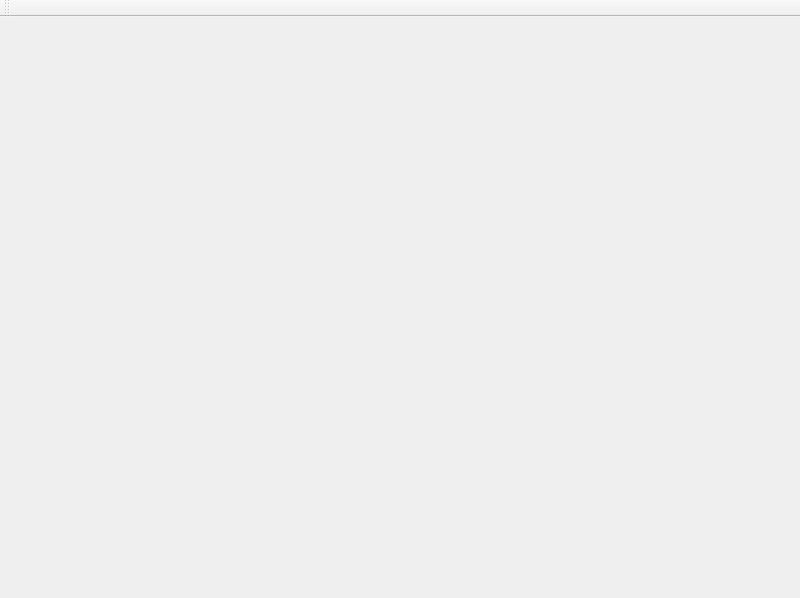
<?xml version="1.0" encoding="UTF-8"?>
<ui version="4.0">
 <class>PlotWidget</class>
 <widget class="QMainWindow" name="PlotWidget">
  <property name="geometry">
   <rect>
    <x>0</x>
    <y>0</y>
    <width>800</width>
    <height>598</height>
   </rect>
  </property>
  <property name="windowTitle">
   <string>MainWindow</string>
  </property>
  <widget class="QWidget" name="centralWidget"/>
  <widget class="QToolBar" name="toolBar">
   <property name="windowTitle">
    <string>toolBar</string>
   </property>
   <attribute name="toolBarArea">
    <enum>TopToolBarArea</enum>
   </attribute>
   <attribute name="toolBarBreak">
    <bool>false</bool>
   </attribute>
  </widget>
 </widget>
 <resources/>
 <connections/>
</ui>
